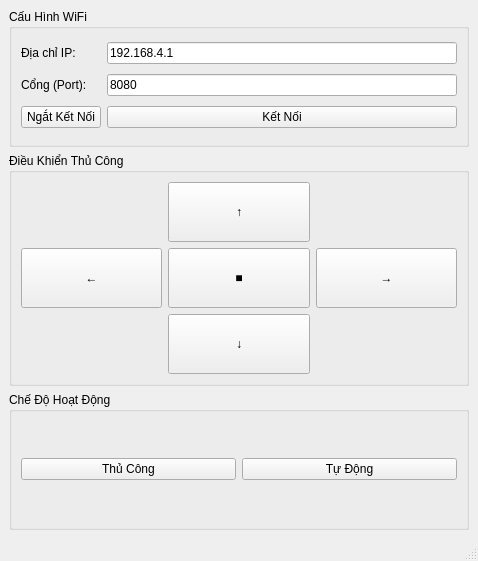
<?xml version="1.0" encoding="UTF-8"?>
<ui version="4.0">
 <class>MainWindow</class>
 <widget class="QMainWindow" name="MainWindow">
  <property name="geometry">
   <rect>
    <x>0</x>
    <y>0</y>
    <width>478</width>
    <height>561</height>
   </rect>
  </property>
  <property name="windowTitle">
   <string>Điều Khiển Xe WiFi (TCP)</string>
  </property>
  <property name="styleSheet">
   <string notr="true"/>
  </property>
  <widget class="QWidget" name="centralwidget">
   <layout class="QVBoxLayout" name="verticalLayout_main">
    <item>
     <widget class="QGroupBox" name="groupBoxWiFi">
      <property name="title">
       <string>Cấu Hình WiFi</string>
      </property>
      <layout class="QGridLayout" name="gridLayout_WiFi">
       <item row="0" column="2">
        <widget class="QLineEdit" name="editIP">
         <property name="text">
          <string>192.168.4.1</string>
         </property>
        </widget>
       </item>
       <item row="0" column="1">
        <widget class="QLabel" name="label">
         <property name="text">
          <string>Địa chỉ IP:</string>
         </property>
        </widget>
       </item>
       <item row="1" column="1">
        <widget class="QLabel" name="label_2">
         <property name="text">
          <string>Cổng (Port):</string>
         </property>
        </widget>
       </item>
       <item row="1" column="2">
        <widget class="QLineEdit" name="editPort">
         <property name="text">
          <string>8080</string>
         </property>
        </widget>
       </item>
       <item row="2" column="2">
        <widget class="QPushButton" name="btnConnect">
         <property name="text">
          <string>Kết Nối</string>
         </property>
        </widget>
       </item>
       <item row="2" column="1">
        <widget class="QPushButton" name="btnDisconnect">
         <property name="text">
          <string>Ngắt Kết Nối</string>
         </property>
        </widget>
       </item>
      </layout>
     </widget>
    </item>
    <item>
     <widget class="QGroupBox" name="groupBoxControl">
      <property name="title">
       <string>Điều Khiển Thủ Công</string>
      </property>
      <layout class="QGridLayout" name="gridLayout_Control">
       <item row="1" column="2">
        <widget class="QPushButton" name="btnRight">
         <property name="minimumSize">
          <size>
           <width>60</width>
           <height>60</height>
          </size>
         </property>
         <property name="text">
          <string>→</string>
         </property>
        </widget>
       </item>
       <item row="1" column="0">
        <widget class="QPushButton" name="btnLeft">
         <property name="minimumSize">
          <size>
           <width>60</width>
           <height>60</height>
          </size>
         </property>
         <property name="text">
          <string>←</string>
         </property>
        </widget>
       </item>
       <item row="2" column="1">
        <widget class="QPushButton" name="btnBackward">
         <property name="minimumSize">
          <size>
           <width>60</width>
           <height>60</height>
          </size>
         </property>
         <property name="text">
          <string>↓</string>
         </property>
        </widget>
       </item>
       <item row="1" column="1">
        <widget class="QPushButton" name="btnStop">
         <property name="minimumSize">
          <size>
           <width>60</width>
           <height>60</height>
          </size>
         </property>
         <property name="text">
          <string>■</string>
         </property>
        </widget>
       </item>
       <item row="0" column="1">
        <widget class="QPushButton" name="btnForward">
         <property name="minimumSize">
          <size>
           <width>60</width>
           <height>60</height>
          </size>
         </property>
         <property name="text">
          <string>↑</string>
         </property>
        </widget>
       </item>
      </layout>
     </widget>
    </item>
    <item>
     <widget class="QGroupBox" name="groupBoxModes">
      <property name="title">
       <string>Chế Độ Hoạt Động</string>
      </property>
      <layout class="QHBoxLayout" name="horizontalLayout_Modes">
       <item>
        <widget class="QPushButton" name="btnManualMode">
         <property name="text">
          <string>Thủ Công</string>
         </property>
        </widget>
       </item>
       <item>
        <widget class="QPushButton" name="btnAutoMode">
         <property name="text">
          <string>Tự Động</string>
         </property>
        </widget>
       </item>
      </layout>
     </widget>
    </item>
   </layout>
  </widget>
  <widget class="QMenuBar" name="menubar">
   <property name="geometry">
    <rect>
     <x>0</x>
     <y>0</y>
     <width>478</width>
     <height>25</height>
    </rect>
   </property>
  </widget>
  <widget class="QStatusBar" name="statusBar"/>
 </widget>
 <resources/>
 <connections/>
</ui>
